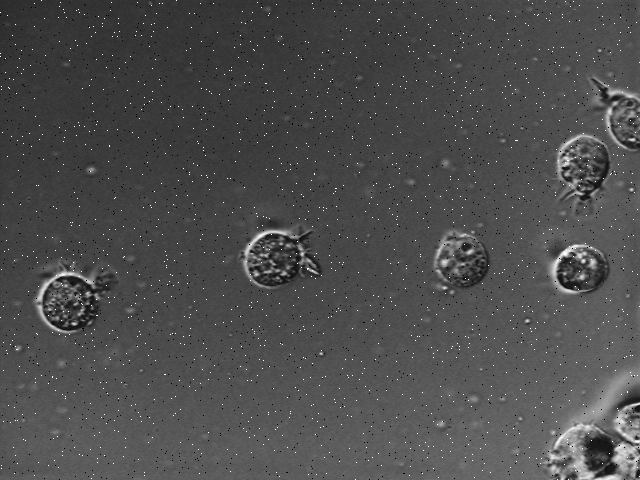
#> input picture 02 - Correlation and edge detection/edgetestimages/edgetest1.png, 640 x 480 px; its folder holds only this picture in this run
$ python main.py
#> lines starting #> are read from the running program, lines starting #| are printed output that depends on the picture
### 02 - Correlation and edge detection/functions.py
import numpy as np
from scipy.signal import convolve2d
from scipy.ndimage import gaussian_filter
from imageio import imread, imwrite
import matplotlib.pyplot as plt


def validate_inputs(image, operator):
    if not (isinstance(image, np.ndarray) and isinstance(operator, np.ndarray)):
        raise ValueError("Inputs must be of type numpy.ndarray")
    if image.ndim != 2 or operator.ndim != 2:
        raise ValueError("Inputs must be two dimensional")
    if any(size % 2 == 0 for size in operator.shape):
        raise ValueError("Operator must have odd dimensions")
    if operator.shape[0] >= image.shape[0] or operator.shape[1] >= image.shape[1]:
        raise ValueError("Operator must be smaller than image")


def my_correlation(image, operator):
    validate_inputs(image, operator)
    # Convert inputs to float
    image = image.astype(np.float64)
    operator = operator.astype(np.float64)

    # Calculate half side lengths of the operator
    h1, h2 = operator.shape[0] // 2, operator.shape[1] // 2

    # Initialize the output with zeros
    fim_corr = np.zeros_like(image)

    # Loop over each position where the operator fits within the image
    for i in range(h1, image.shape[0] - h1):
        for j in range(h2, image.shape[1] - h2):
            # Extract the sub-region of the image that aligns with the operator
            sub_image = image[i - h1:i + h1 + 1, j - h2:j + h2 + 1]
            # Calculate the correlation for the current position by
            # multiplying the operator with the sub-image and summing the results
            fim_corr[i, j] = np.sum(sub_image * operator)

    return fim_corr


def edge_detection(image, operator_x, operator_y, threshold):
    # Normalize image
    image = image / 255.0

    # Calculate gradients
    gx = my_correlation(image, operator_x)
    gy = my_correlation(image, operator_y)

    # Calculate magnitude of gradient
    mog = np.sqrt(gx ** 2 + gy ** 2)

    # Thresholding
    edge_map = mog > threshold
    return edge_map.astype(np.uint8) * 255  # Convert to uint8 format


def plot_results(images, titles, filename):
    plt.figure(figsize=(18, 12))
    for i, (image, title) in enumerate(zip(images, titles), 1):
        plt.subplot(2, 3, i)
        plt.imshow(image, cmap='gray')
        plt.title(title)
        plt.axis('off')
    plt.savefig(filename)
    plt.show()

### 02 - Correlation and edge detection/main.py
import cv2
import numpy as np
import os
from functions import edge_detection, plot_results


def process_image(image_path, operator_x, operator_y, thresholds, output_folder):
    # Load grayscale image
    image = cv2.imread(image_path, cv2.IMREAD_GRAYSCALE)

    # Perform edge detection with different thresholds
    edge_maps = [edge_detection(image, operator_x, operator_y, threshold) for threshold in thresholds]

    # Generate titles for plot
    threshold_titles = [f'Edge Map (Threshold = {threshold})' for threshold in thresholds]
    titles = ['Original Image'] + threshold_titles

    # Generate output file name
    base_name = os.path.basename(image_path)
    file_name, _ = os.path.splitext(base_name)
    output_path = os.path.join(output_folder, f'{file_name}_edge_detection.png')

    # Plot and save results
    images = [image] + edge_maps
    plot_results(images, titles, output_path)


def main():
    image_directory = './edgetestimages'  # Directory containing images
    output_folder = './results'  # Directory to save results
    if not os.path.exists(output_folder):
        os.makedirs(output_folder)

    # Define operators for edge detection
    operator_x = np.array([[-1, 0, 1]])  # Horizontal edge operator
    operator_y = np.array([[-1], [0], [1]])  # Vertical edge operator
    thresholds = [0.20, 0.5, 0.75]

    # Process each image in the directory
    for file_name in os.listdir(image_directory):
        # Construct the full file path
        file_path = os.path.join(image_directory, file_name)

        # Check if the file is an image (e.g., .png, .jpg, .jpeg)
        if file_path.lower().endswith(('.png', '.jpg', '.jpeg')):
            print(f'Processing {file_name}...')
            process_image(file_path, operator_x, operator_y, thresholds, output_folder)
#> in process_image, image is the input picture: shape (480, 640); min 0, max 255, mean 77.1
#> after the loop in my_correlation, `for i in range(h1, image.shape[0] - h1):`:
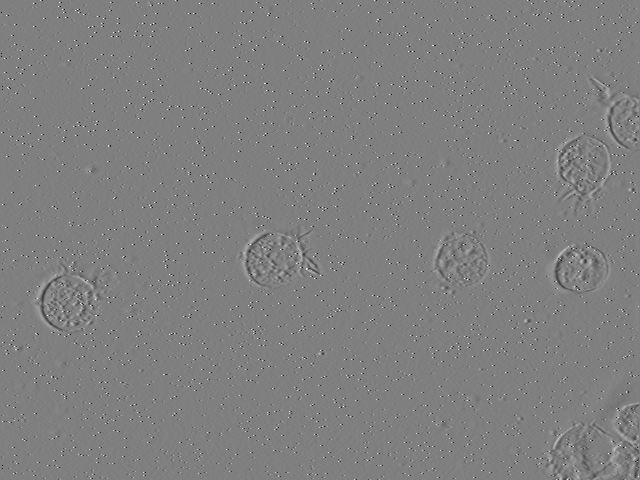
#> fim_corr: shape (480, 640) float64; min -1, max 1, mean 0.000328; drawn with min black and max white
#> after the loop in my_correlation (call 2), `for i in range(h1, image.shape[0] - h1):`:
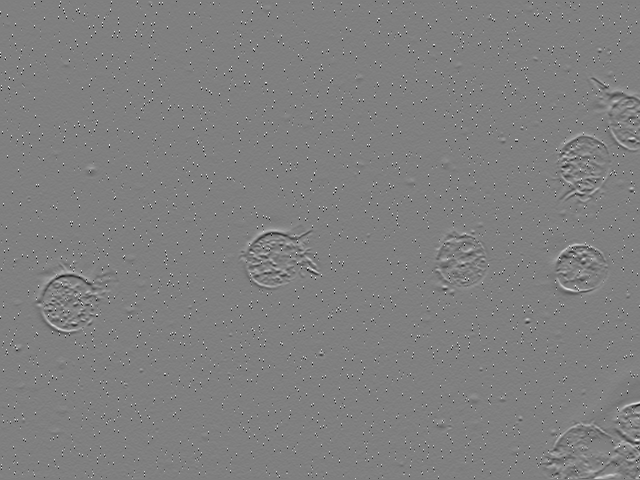
#> fim_corr: shape (480, 640) float64; min -1, max 1, mean 0.000669; drawn with min black and max white
#> in edge_detection, `mog = np.sqrt(gx ** 2 + gy ** 2)`:
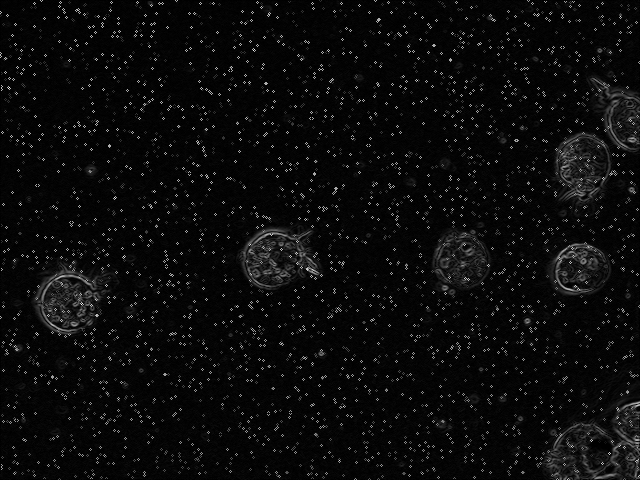
#> mog: shape (480, 640) float64; min 0, max 1.11, mean 0.0501; drawn with min black and max white
#> in edge_detection, `edge_map = mog > threshold`:
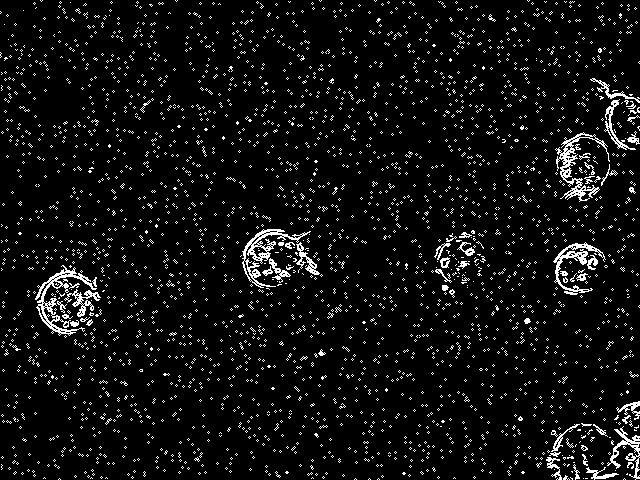
#> edge_map: shape (480, 640) bool; 6.1% white in thin lines or dots
#> in edge_detection, `return edge_map.astype(np.uint8) * 255`: returned value: shape (480, 640); 6.1% white in thin lines or dots
#> call 2 of edge_detection, with operator_x = array of shape (1, 3), operator_y = array of shape (3, 1), threshold = 0.5
#> in edge_detection (call 2), `edge_map = mog > threshold`:
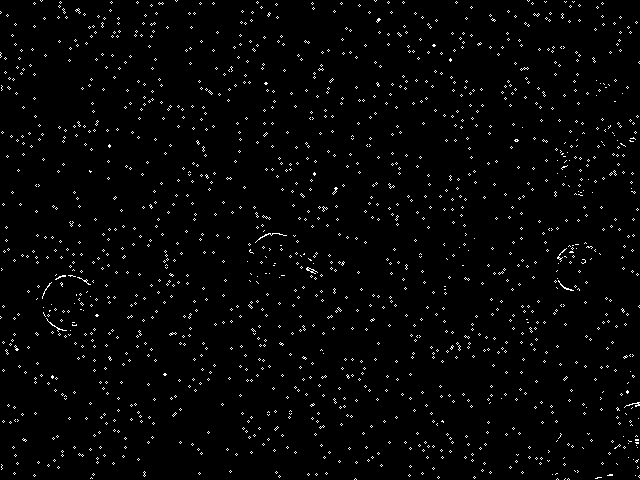
#> edge_map: shape (480, 640) bool; 2.1% white in thin lines or dots
#> in edge_detection (call 2), `return edge_map.astype(np.uint8) * 255`: returned value: shape (480, 640); 2.1% white in thin lines or dots
#> call 3 of edge_detection, with operator_x = array of shape (1, 3), operator_y = array of shape (3, 1), threshold = 0.75
#> in edge_detection (call 3), `edge_map = mog > threshold`:
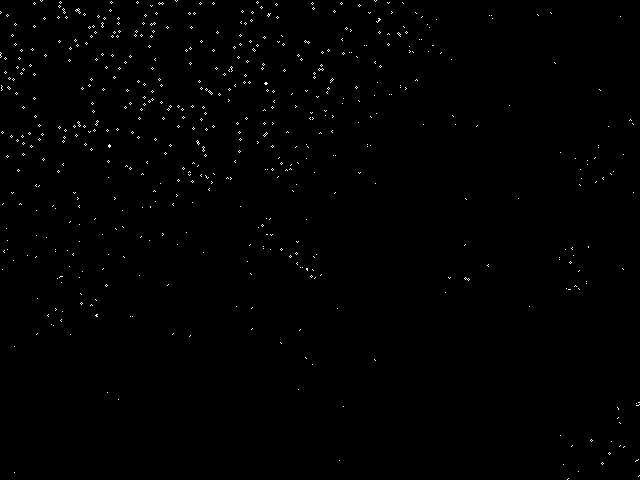
#> edge_map: shape (480, 640) bool; 0.54% white in thin lines or dots
#> in edge_detection (call 3), `return edge_map.astype(np.uint8) * 255`: returned value: shape (480, 640); 0.54% white in thin lines or dots
#> in process_image, `edge_maps = [edge_detection(image, operator_x, operator_y, threshold) ..`: edge_maps = 3 items
#> in process_image, `images = [image] + edge_maps`: images = 4 items
#> the loop in plot_results, `for i, (image, title) in enumerate(zip(images, titles), 1):` made 4 passes
#> title on passes 1 to 4: 'Original Image', 'Edge Map (Threshold = 0.2)', 'Edge Map (Threshold = 0.5)', 'Edge Map (Threshold = 0.75)'


if __name__ == '__main__':
    main()

$ run again, on 02 - Correlation and edge detection/edgetestimages/edgetest5.png
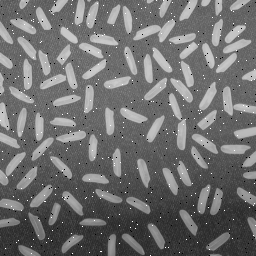
#> input picture 02 - Correlation and edge detection/edgetestimages/edgetest5.png, 256 x 256 px
#> in process_image, image is the input picture: shape (256, 256); min 0, max 255, mean 111.4
#> after the loop in my_correlation (call 2), `for i in range(h1, image.shape[0] - h1):`:
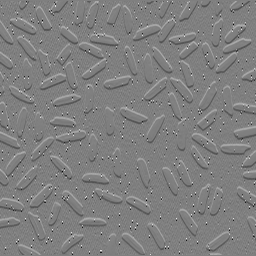
#> fim_corr: shape (256, 256) float64; min -1, max 1, mean -0.00196; drawn with min black and max white
#> edge_map: shape (256, 256) bool; 16.9% white in thin lines or dots
#> edge_map: shape (256, 256) bool; 2% white in thin lines or dots
#> in edge_detection (call 3), `edge_map = mog > threshold`:
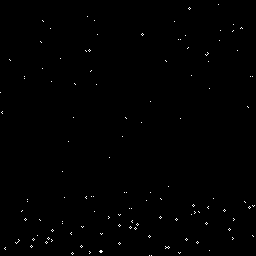
#> edge_map: shape (256, 256) bool; 0.42% white in thin lines or dots
#> edge_maps = 3 items
#> images = 4 items
#> the loop in plot_results, `for i, (image, title) in enumerate(zip(images, titles), 1):` made 4 passes
#> title on passes 1 to 4: 'Original Image', 'Edge Map (Threshold = 0.2)', 'Edge Map (Threshold = 0.5)', 'Edge Map (Threshold = 0.75)'

$ run again, on 02 - Correlation and edge detection/edgetestimages/edgetest7.png
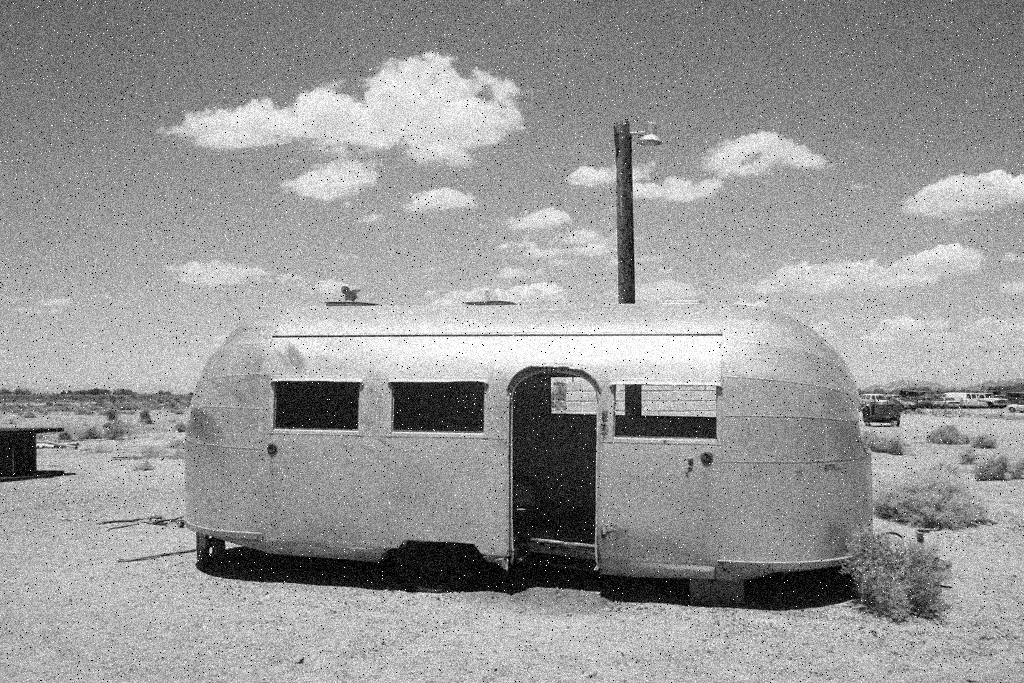
#> input picture 02 - Correlation and edge detection/edgetestimages/edgetest7.png, 1024 x 683 px
#> in process_image, image is the input picture: shape (683, 1024); min 0, max 255, mean 152.8
#> in edge_detection, `edge_map = mog > threshold`:
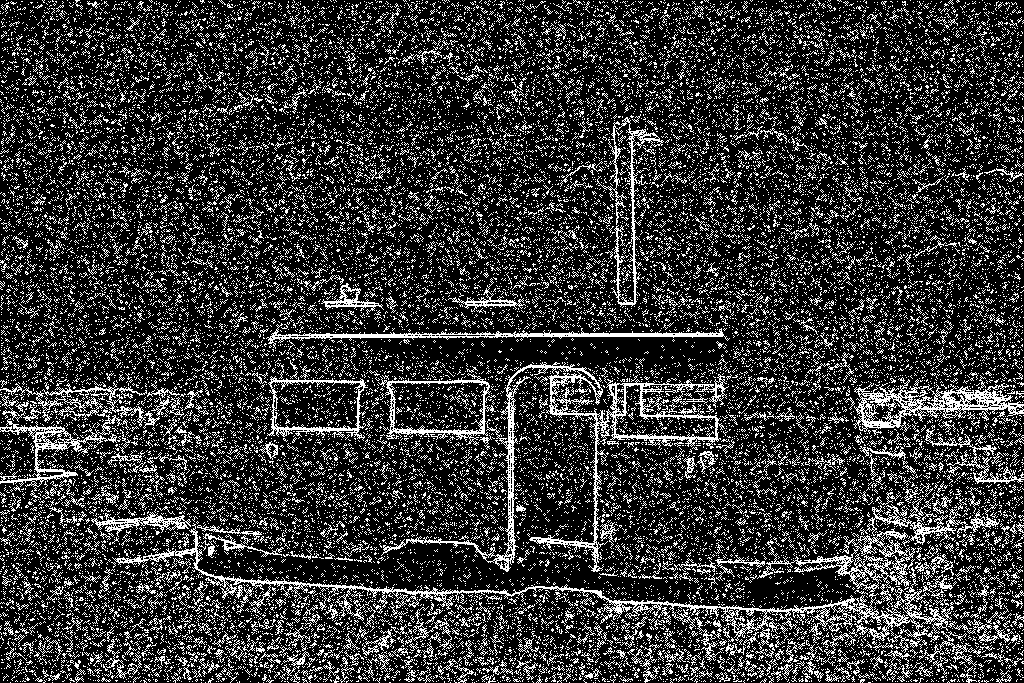
#> edge_map: shape (683, 1024) bool; 21.1% white in thin lines or dots
#> edge_map: shape (683, 1024) bool; 2.7% white in thin lines or dots
#> in edge_detection (call 3), `edge_map = mog > threshold`:
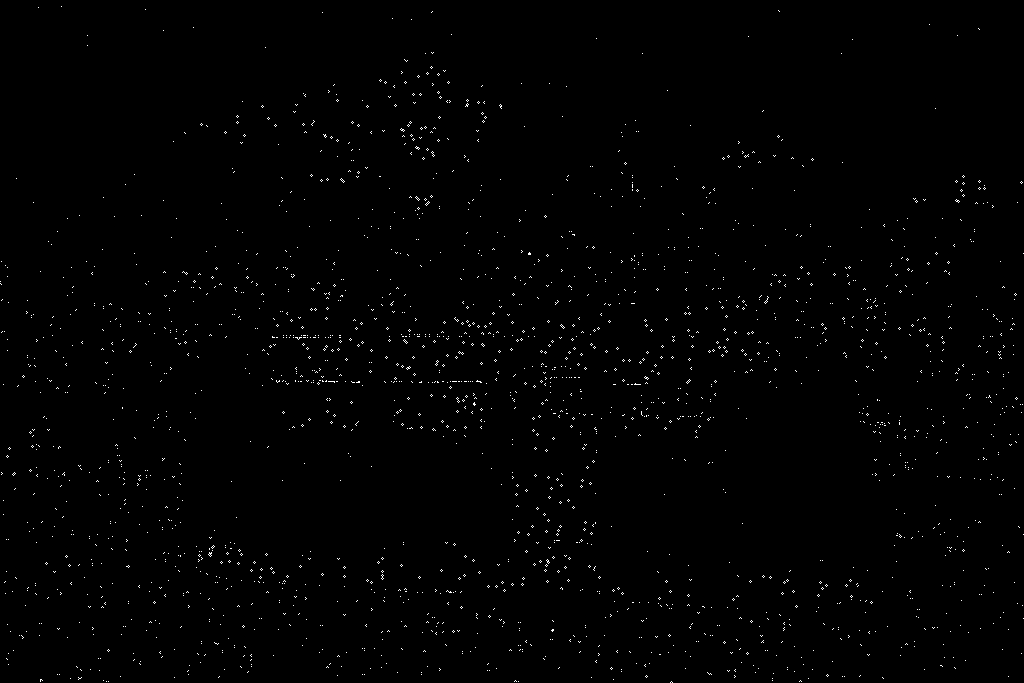
#> edge_map: shape (683, 1024) bool; 0.69% white in thin lines or dots
#> edge_maps = 3 items
#> images = 4 items
#> the loop in plot_results, `for i, (image, title) in enumerate(zip(images, titles), 1):` made 4 passes
#> title on passes 1 to 4: 'Original Image', 'Edge Map (Threshold = 0.2)', 'Edge Map (Threshold = 0.5)', 'Edge Map (Threshold = 0.75)'
